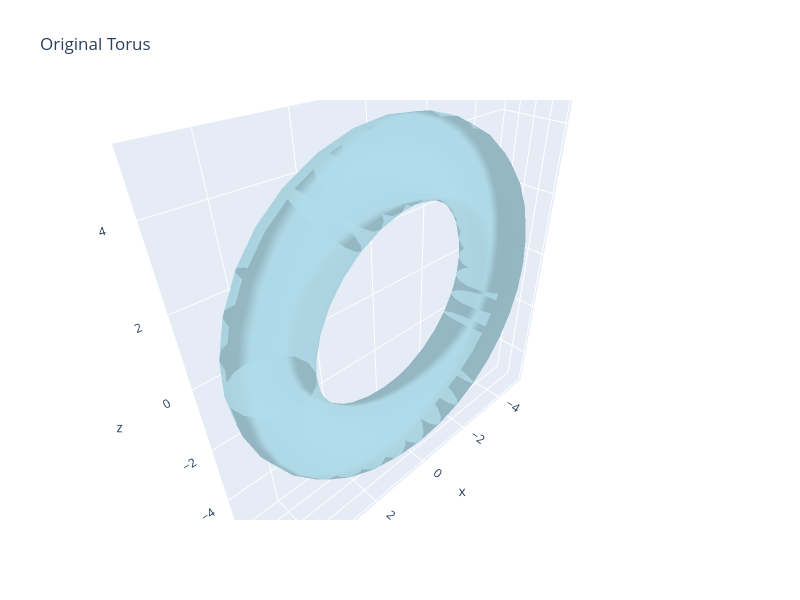

The code cell stored with this chart in its notebook:
### Markdown cell above
# Create and Visualize Torus

### Code cell
# Load cylinder mesh we created in demo_cylinder_mesh.ipynb

mm = MeshManager()
mm.load_mesh("../data/demo/torus.obj")
mm.print_mesh_analysis()
mm.visualize_mesh_3d(title="Original Torus", backend="plotly")

### Figure 1 — Plotly figure (JSON) as saved in the notebook; plotly's stock layout.template omitted (floating-point values rounded to 4 significant figures; data arrays with more than 128 entries replaced by an {"elided": "..."} marker saying what was removed)
{"data": [{"color": "lightblue", "i": {"elided": "1024 int values"}, "j": {"elided": "1024 int values"}, "k": {"elided": "1024 int values"}, "name": "Mesh", "opacity": 0.8, "type": "mesh3d", "x": {"elided": "512 float values"}, "y": {"elided": "512 float values"}, "z": {"elided": "512 float values"}}], "layout": {"autosize": false, "height": 600, "scene": {"aspectmode": "data", "xaxis": {"visible": true}, "yaxis": {"visible": true}, "zaxis": {"visible": true}}, "title": {"text": "Original Torus"}, "width": 800}}
